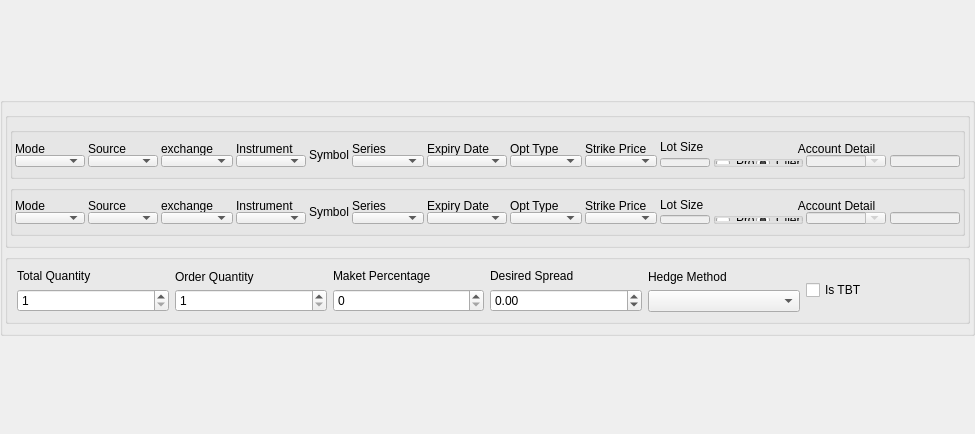
<?xml version="1.0" encoding="UTF-8"?>
<ui version="4.0">
 <class>UiLibrary</class>
 <widget class="QDialog" name="UiLibrary">
  <property name="geometry">
   <rect>
    <x>0</x>
    <y>0</y>
    <width>975</width>
    <height>434</height>
   </rect>
  </property>
  <property name="minimumSize">
   <size>
    <width>975</width>
    <height>0</height>
   </size>
  </property>
  <property name="maximumSize">
   <size>
    <width>1055</width>
    <height>16777215</height>
   </size>
  </property>
  <property name="windowTitle">
   <string>Dialog</string>
  </property>
  <layout class="QGridLayout" name="gridLayout">
   <property name="leftMargin">
    <number>0</number>
   </property>
   <property name="topMargin">
    <number>0</number>
   </property>
   <property name="rightMargin">
    <number>0</number>
   </property>
   <property name="bottomMargin">
    <number>0</number>
   </property>
   <property name="horizontalSpacing">
    <number>2</number>
   </property>
   <item row="1" column="0">
    <layout class="QVBoxLayout" name="buttonPanel"/>
   </item>
   <item row="0" column="0">
    <widget class="QGroupBox" name="groupBoxShowHide">
     <property name="minimumSize">
      <size>
       <width>970</width>
       <height>239</height>
      </size>
     </property>
     <property name="maximumSize">
      <size>
       <width>1050</width>
       <height>239</height>
      </size>
     </property>
     <property name="title">
      <string/>
     </property>
     <layout class="QGridLayout" name="gridLayout_4">
      <property name="leftMargin">
       <number>2</number>
      </property>
      <property name="topMargin">
       <number>9</number>
      </property>
      <property name="rightMargin">
       <number>2</number>
      </property>
      <property name="bottomMargin">
       <number>9</number>
      </property>
      <property name="horizontalSpacing">
       <number>2</number>
      </property>
      <item row="0" column="0">
       <widget class="QGroupBox" name="groupBoxSymbolPanel">
        <property name="title">
         <string/>
        </property>
        <layout class="QGridLayout" name="gridLayout_8">
         <property name="leftMargin">
          <number>2</number>
         </property>
         <property name="rightMargin">
          <number>2</number>
         </property>
         <property name="horizontalSpacing">
          <number>2</number>
         </property>
         <item row="0" column="0">
          <widget class="QGroupBox" name="groupBoxSymbolSearch">
           <property name="title">
            <string/>
           </property>
           <layout class="QGridLayout" name="gridLayout_2">
            <property name="leftMargin">
             <number>2</number>
            </property>
            <property name="topMargin">
             <number>9</number>
            </property>
            <property name="rightMargin">
             <number>2</number>
            </property>
            <property name="bottomMargin">
             <number>9</number>
            </property>
            <property name="horizontalSpacing">
             <number>3</number>
            </property>
            <item row="0" column="11">
             <layout class="QVBoxLayout" name="verticalLayoutAccount1">
              <property name="sizeConstraint">
               <enum>QLayout::SetMinimumSize</enum>
              </property>
              <item>
               <widget class="QLabel" name="labelAccount">
                <property name="maximumSize">
                 <size>
                  <width>16777215</width>
                  <height>16777215</height>
                 </size>
                </property>
                <property name="text">
                 <string>Account Detail</string>
                </property>
                <property name="alignment">
                 <set>Qt::AlignCenter</set>
                </property>
               </widget>
              </item>
              <item>
               <layout class="QHBoxLayout" name="horizontalLayoutAccount1_2">
                <property name="spacing">
                 <number>4</number>
                </property>
                <item>
                 <widget class="QGroupBox" name="groupBoxAccount">
                  <property name="sizePolicy">
                   <sizepolicy hsizetype="Expanding" vsizetype="Preferred">
                    <horstretch>0</horstretch>
                    <verstretch>0</verstretch>
                   </sizepolicy>
                  </property>
                  <property name="minimumSize">
                   <size>
                    <width>90</width>
                    <height>0</height>
                   </size>
                  </property>
                  <property name="maximumSize">
                   <size>
                    <width>90</width>
                    <height>16777215</height>
                   </size>
                  </property>
                  <property name="title">
                   <string/>
                  </property>
                  <layout class="QGridLayout" name="gridLayoutAccount1_2">
                   <property name="leftMargin">
                    <number>0</number>
                   </property>
                   <property name="topMargin">
                    <number>0</number>
                   </property>
                   <property name="rightMargin">
                    <number>0</number>
                   </property>
                   <property name="bottomMargin">
                    <number>0</number>
                   </property>
                   <property name="spacing">
                    <number>0</number>
                   </property>
                   <item row="0" column="0">
                    <widget class="QRadioButton" name="radioButtonPro">
                     <property name="minimumSize">
                      <size>
                       <width>40</width>
                       <height>0</height>
                      </size>
                     </property>
                     <property name="toolTip">
                      <string/>
                     </property>
                     <property name="text">
                      <string>Pro</string>
                     </property>
                     <property name="checked">
                      <bool>false</bool>
                     </property>
                    </widget>
                   </item>
                   <item row="0" column="1">
                    <widget class="QRadioButton" name="radioButtonClient">
                     <property name="minimumSize">
                      <size>
                       <width>45</width>
                       <height>0</height>
                      </size>
                     </property>
                     <property name="toolTip">
                      <string/>
                     </property>
                     <property name="text">
                      <string>Client</string>
                     </property>
                     <property name="checked">
                      <bool>true</bool>
                     </property>
                    </widget>
                   </item>
                  </layout>
                 </widget>
                </item>
                <item>
                 <widget class="QComboBox" name="comboBoxClientCode">
                  <property name="enabled">
                   <bool>false</bool>
                  </property>
                  <property name="sizePolicy">
                   <sizepolicy hsizetype="Expanding" vsizetype="Fixed">
                    <horstretch>0</horstretch>
                    <verstretch>0</verstretch>
                   </sizepolicy>
                  </property>
                  <property name="minimumSize">
                   <size>
                    <width>80</width>
                    <height>0</height>
                   </size>
                  </property>
                  <property name="maximumSize">
                   <size>
                    <width>80</width>
                    <height>16777215</height>
                   </size>
                  </property>
                  <property name="toolTip">
                   <string>Select First Leg Client Code</string>
                  </property>
                  <property name="editable">
                   <bool>true</bool>
                  </property>
                 </widget>
                </item>
                <item>
                 <widget class="QLineEdit" name="lineEditPartCode">
                  <property name="enabled">
                   <bool>false</bool>
                  </property>
                  <property name="minimumSize">
                   <size>
                    <width>70</width>
                    <height>0</height>
                   </size>
                  </property>
                  <property name="toolTip">
                   <string>First Leg Participation Code </string>
                  </property>
                 </widget>
                </item>
               </layout>
              </item>
             </layout>
            </item>
            <item row="0" column="3">
             <layout class="QVBoxLayout" name="verticalLayout_3">
              <item>
               <widget class="QLabel" name="label_3">
                <property name="text">
                 <string>exchange</string>
                </property>
               </widget>
              </item>
              <item>
               <widget class="QComboBox" name="comboBoxExchange"/>
              </item>
             </layout>
            </item>
            <item row="0" column="0">
             <layout class="QVBoxLayout" name="verticalLayout_6">
              <item>
               <widget class="QLabel" name="labelExchange_2">
                <property name="text">
                 <string>Mode</string>
                </property>
               </widget>
              </item>
              <item>
               <widget class="QComboBox" name="comboBoxMode">
                <property name="minimumSize">
                 <size>
                  <width>70</width>
                  <height>0</height>
                 </size>
                </property>
               </widget>
              </item>
             </layout>
            </item>
            <item row="0" column="5">
             <layout class="QVBoxLayout" name="verticalLayoutSymbol">
              <item>
               <widget class="QLabel" name="labelSymbol">
                <property name="text">
                 <string>Symbol</string>
                </property>
               </widget>
              </item>
             </layout>
            </item>
            <item row="0" column="1">
             <layout class="QVBoxLayout" name="verticalLayout">
              <item>
               <widget class="QLabel" name="labelSource">
                <property name="text">
                 <string>Source</string>
                </property>
               </widget>
              </item>
              <item>
               <widget class="QComboBox" name="comboBoxSource">
                <property name="minimumSize">
                 <size>
                  <width>70</width>
                  <height>0</height>
                 </size>
                </property>
               </widget>
              </item>
             </layout>
            </item>
            <item row="0" column="4">
             <layout class="QVBoxLayout" name="verticalLayout_8">
              <item>
               <widget class="QLabel" name="labelInstrument">
                <property name="text">
                 <string>Instrument</string>
                </property>
               </widget>
              </item>
              <item>
               <widget class="QComboBox" name="comboBoxInstrument">
                <property name="minimumSize">
                 <size>
                  <width>70</width>
                  <height>0</height>
                 </size>
                </property>
               </widget>
              </item>
             </layout>
            </item>
            <item row="0" column="7">
             <layout class="QVBoxLayout" name="verticalLayout_9">
              <item>
               <widget class="QLabel" name="labelExpiryDate_2">
                <property name="text">
                 <string>Expiry Date</string>
                </property>
               </widget>
              </item>
              <item>
               <widget class="QComboBox" name="comboBoxExpiryDate">
                <property name="minimumSize">
                 <size>
                  <width>80</width>
                  <height>0</height>
                 </size>
                </property>
               </widget>
              </item>
             </layout>
            </item>
            <item row="0" column="6">
             <layout class="QVBoxLayout" name="verticalLayout_23">
              <item>
               <widget class="QLabel" name="labelSeries">
                <property name="text">
                 <string>Series</string>
                </property>
               </widget>
              </item>
              <item>
               <widget class="QComboBox" name="comboBoxSeries"/>
              </item>
             </layout>
            </item>
            <item row="0" column="8">
             <layout class="QVBoxLayout" name="verticalLayout_19">
              <item>
               <widget class="QLabel" name="labelOptType">
                <property name="text">
                 <string>Opt Type</string>
                </property>
               </widget>
              </item>
              <item>
               <widget class="QComboBox" name="comboBoxOptType"/>
              </item>
             </layout>
            </item>
            <item row="0" column="9">
             <layout class="QVBoxLayout" name="verticalLayout_20">
              <item>
               <widget class="QLabel" name="labelStrikePrice">
                <property name="text">
                 <string>Strike Price</string>
                </property>
               </widget>
              </item>
              <item>
               <widget class="QComboBox" name="comboBoxStrikePrice"/>
              </item>
             </layout>
            </item>
            <item row="0" column="10">
             <layout class="QVBoxLayout" name="verticalLayout_18">
              <property name="spacing">
               <number>6</number>
              </property>
              <property name="sizeConstraint">
               <enum>QLayout::SetMaximumSize</enum>
              </property>
              <item>
               <widget class="QLabel" name="labelLotSize">
                <property name="text">
                 <string>Lot Size</string>
                </property>
               </widget>
              </item>
              <item>
               <widget class="QLineEdit" name="lineEditLotSize">
                <property name="enabled">
                 <bool>false</bool>
                </property>
                <property name="minimumSize">
                 <size>
                  <width>50</width>
                  <height>0</height>
                 </size>
                </property>
                <property name="maximumSize">
                 <size>
                  <width>50</width>
                  <height>16777215</height>
                 </size>
                </property>
               </widget>
              </item>
             </layout>
            </item>
           </layout>
          </widget>
         </item>
         <item row="1" column="0">
          <widget class="QGroupBox" name="groupBoxSymbolSearch_2">
           <property name="title">
            <string/>
           </property>
           <layout class="QGridLayout" name="gridLayout_3">
            <property name="leftMargin">
             <number>2</number>
            </property>
            <property name="topMargin">
             <number>9</number>
            </property>
            <property name="rightMargin">
             <number>2</number>
            </property>
            <property name="bottomMargin">
             <number>9</number>
            </property>
            <property name="horizontalSpacing">
             <number>3</number>
            </property>
            <item row="0" column="11">
             <layout class="QVBoxLayout" name="verticalLayoutAccount1_4">
              <property name="sizeConstraint">
               <enum>QLayout::SetMinimumSize</enum>
              </property>
              <item>
               <widget class="QLabel" name="labelAccount_4">
                <property name="maximumSize">
                 <size>
                  <width>16777215</width>
                  <height>16777215</height>
                 </size>
                </property>
                <property name="text">
                 <string>Account Detail</string>
                </property>
                <property name="alignment">
                 <set>Qt::AlignCenter</set>
                </property>
               </widget>
              </item>
              <item>
               <layout class="QHBoxLayout" name="horizontalLayoutAccount1_5">
                <property name="spacing">
                 <number>4</number>
                </property>
                <item>
                 <widget class="QGroupBox" name="groupBoxAccount_4">
                  <property name="sizePolicy">
                   <sizepolicy hsizetype="Expanding" vsizetype="Preferred">
                    <horstretch>0</horstretch>
                    <verstretch>0</verstretch>
                   </sizepolicy>
                  </property>
                  <property name="minimumSize">
                   <size>
                    <width>90</width>
                    <height>0</height>
                   </size>
                  </property>
                  <property name="maximumSize">
                   <size>
                    <width>90</width>
                    <height>16777215</height>
                   </size>
                  </property>
                  <property name="title">
                   <string/>
                  </property>
                  <layout class="QGridLayout" name="gridLayoutAccount1_5">
                   <property name="leftMargin">
                    <number>0</number>
                   </property>
                   <property name="topMargin">
                    <number>0</number>
                   </property>
                   <property name="rightMargin">
                    <number>0</number>
                   </property>
                   <property name="bottomMargin">
                    <number>0</number>
                   </property>
                   <property name="spacing">
                    <number>0</number>
                   </property>
                   <item row="0" column="0">
                    <widget class="QRadioButton" name="radioButtonPro2">
                     <property name="minimumSize">
                      <size>
                       <width>40</width>
                       <height>0</height>
                      </size>
                     </property>
                     <property name="toolTip">
                      <string/>
                     </property>
                     <property name="text">
                      <string>Pro</string>
                     </property>
                     <property name="checked">
                      <bool>false</bool>
                     </property>
                    </widget>
                   </item>
                   <item row="0" column="1">
                    <widget class="QRadioButton" name="radioButtonClient2">
                     <property name="minimumSize">
                      <size>
                       <width>45</width>
                       <height>0</height>
                      </size>
                     </property>
                     <property name="toolTip">
                      <string/>
                     </property>
                     <property name="text">
                      <string>Client</string>
                     </property>
                     <property name="checked">
                      <bool>true</bool>
                     </property>
                    </widget>
                   </item>
                  </layout>
                 </widget>
                </item>
                <item>
                 <widget class="QComboBox" name="comboBoxClientCode2">
                  <property name="enabled">
                   <bool>false</bool>
                  </property>
                  <property name="sizePolicy">
                   <sizepolicy hsizetype="Expanding" vsizetype="Fixed">
                    <horstretch>0</horstretch>
                    <verstretch>0</verstretch>
                   </sizepolicy>
                  </property>
                  <property name="minimumSize">
                   <size>
                    <width>80</width>
                    <height>0</height>
                   </size>
                  </property>
                  <property name="maximumSize">
                   <size>
                    <width>80</width>
                    <height>16777215</height>
                   </size>
                  </property>
                  <property name="toolTip">
                   <string>Select First Leg Client Code</string>
                  </property>
                  <property name="editable">
                   <bool>true</bool>
                  </property>
                 </widget>
                </item>
                <item>
                 <widget class="QLineEdit" name="lineEditPartCode2">
                  <property name="enabled">
                   <bool>false</bool>
                  </property>
                  <property name="minimumSize">
                   <size>
                    <width>70</width>
                    <height>0</height>
                   </size>
                  </property>
                  <property name="toolTip">
                   <string>First Leg Participation Code </string>
                  </property>
                 </widget>
                </item>
               </layout>
              </item>
             </layout>
            </item>
            <item row="0" column="3">
             <layout class="QVBoxLayout" name="verticalLayout_31">
              <item>
               <widget class="QLabel" name="label_6">
                <property name="text">
                 <string>exchange</string>
                </property>
               </widget>
              </item>
              <item>
               <widget class="QComboBox" name="comboBoxExchange2"/>
              </item>
             </layout>
            </item>
            <item row="0" column="0">
             <layout class="QVBoxLayout" name="verticalLayout_32">
              <item>
               <widget class="QLabel" name="labelExchange_5">
                <property name="text">
                 <string>Mode</string>
                </property>
               </widget>
              </item>
              <item>
               <widget class="QComboBox" name="comboBoxMode2">
                <property name="minimumSize">
                 <size>
                  <width>70</width>
                  <height>0</height>
                 </size>
                </property>
               </widget>
              </item>
             </layout>
            </item>
            <item row="0" column="5">
             <layout class="QVBoxLayout" name="verticalLayoutSymbol2">
              <item>
               <widget class="QLabel" name="labelSymbol_4">
                <property name="text">
                 <string>Symbol</string>
                </property>
               </widget>
              </item>
             </layout>
            </item>
            <item row="0" column="1">
             <layout class="QVBoxLayout" name="verticalLayout_33">
              <item>
               <widget class="QLabel" name="labelSource_4">
                <property name="text">
                 <string>Source</string>
                </property>
               </widget>
              </item>
              <item>
               <widget class="QComboBox" name="comboBoxSource2">
                <property name="minimumSize">
                 <size>
                  <width>70</width>
                  <height>0</height>
                 </size>
                </property>
               </widget>
              </item>
             </layout>
            </item>
            <item row="0" column="4">
             <layout class="QVBoxLayout" name="verticalLayout_34">
              <item>
               <widget class="QLabel" name="labelInstrument_4">
                <property name="text">
                 <string>Instrument</string>
                </property>
               </widget>
              </item>
              <item>
               <widget class="QComboBox" name="comboBoxInstrument2">
                <property name="minimumSize">
                 <size>
                  <width>70</width>
                  <height>0</height>
                 </size>
                </property>
               </widget>
              </item>
             </layout>
            </item>
            <item row="0" column="7">
             <layout class="QVBoxLayout" name="verticalLayout_35">
              <item>
               <widget class="QLabel" name="labelExpiryDate_5">
                <property name="text">
                 <string>Expiry Date</string>
                </property>
               </widget>
              </item>
              <item>
               <widget class="QComboBox" name="comboBoxExpiryDate2">
                <property name="minimumSize">
                 <size>
                  <width>80</width>
                  <height>0</height>
                 </size>
                </property>
               </widget>
              </item>
             </layout>
            </item>
            <item row="0" column="6">
             <layout class="QVBoxLayout" name="verticalLayout_36">
              <item>
               <widget class="QLabel" name="labelSeries_4">
                <property name="text">
                 <string>Series</string>
                </property>
               </widget>
              </item>
              <item>
               <widget class="QComboBox" name="comboBoxSeries2"/>
              </item>
             </layout>
            </item>
            <item row="0" column="8">
             <layout class="QVBoxLayout" name="verticalLayout_37">
              <item>
               <widget class="QLabel" name="labelOptType_4">
                <property name="text">
                 <string>Opt Type</string>
                </property>
               </widget>
              </item>
              <item>
               <widget class="QComboBox" name="comboBoxOptType2"/>
              </item>
             </layout>
            </item>
            <item row="0" column="9">
             <layout class="QVBoxLayout" name="verticalLayout_38">
              <item>
               <widget class="QLabel" name="labelStrikePrice_4">
                <property name="text">
                 <string>Strike Price</string>
                </property>
               </widget>
              </item>
              <item>
               <widget class="QComboBox" name="comboBoxStrikePrice2"/>
              </item>
             </layout>
            </item>
            <item row="0" column="10">
             <layout class="QVBoxLayout" name="verticalLayout_39">
              <property name="spacing">
               <number>6</number>
              </property>
              <property name="sizeConstraint">
               <enum>QLayout::SetMaximumSize</enum>
              </property>
              <item>
               <widget class="QLabel" name="labelLotSize_4">
                <property name="text">
                 <string>Lot Size</string>
                </property>
               </widget>
              </item>
              <item>
               <widget class="QLineEdit" name="lineEditLotSize2">
                <property name="enabled">
                 <bool>false</bool>
                </property>
                <property name="minimumSize">
                 <size>
                  <width>50</width>
                  <height>0</height>
                 </size>
                </property>
                <property name="maximumSize">
                 <size>
                  <width>50</width>
                  <height>16777215</height>
                 </size>
                </property>
               </widget>
              </item>
             </layout>
            </item>
           </layout>
          </widget>
         </item>
        </layout>
       </widget>
      </item>
      <item row="2" column="0">
       <widget class="QGroupBox" name="groupBoxParameter">
        <property name="title">
         <string/>
        </property>
        <layout class="QGridLayout" name="gridLayout_5">
         <item row="0" column="2">
          <layout class="QVBoxLayout" name="verticalLayout_7">
           <item>
            <widget class="QLabel" name="label">
             <property name="text">
              <string>Maket Percentage</string>
             </property>
            </widget>
           </item>
           <item>
            <widget class="QSpinBox" name="spinBoxMktPerc"/>
           </item>
          </layout>
         </item>
         <item row="0" column="5">
          <layout class="QVBoxLayout" name="verticalLayout_42">
           <item>
            <widget class="QCheckBox" name="checkBoxIsTbt">
             <property name="text">
              <string>Is TBT</string>
             </property>
            </widget>
           </item>
          </layout>
         </item>
         <item row="0" column="3">
          <layout class="QVBoxLayout" name="verticalLayout_40">
           <item>
            <widget class="QLabel" name="label_2">
             <property name="text">
              <string>Desired Spread</string>
             </property>
            </widget>
           </item>
           <item>
            <widget class="QDoubleSpinBox" name="doubleSpinBoxDesiredSpread">
             <property name="minimum">
              <double>-999999999.000000000000000</double>
             </property>
             <property name="maximum">
              <double>999999999.000000000000000</double>
             </property>
            </widget>
           </item>
          </layout>
         </item>
         <item row="0" column="4">
          <layout class="QVBoxLayout" name="verticalLayout_41">
           <item>
            <widget class="QLabel" name="label_8">
             <property name="text">
              <string>Hedge Method</string>
             </property>
            </widget>
           </item>
           <item>
            <widget class="QComboBox" name="comboBoxHedgeMethod"/>
           </item>
          </layout>
         </item>
         <item row="0" column="0">
          <layout class="QVBoxLayout" name="verticalLayout_4">
           <item>
            <widget class="QLabel" name="labelExpiryDate">
             <property name="text">
              <string>Total Quantity</string>
             </property>
            </widget>
           </item>
           <item>
            <widget class="QSpinBox" name="spinBoxTotalLots">
             <property name="minimum">
              <number>1</number>
             </property>
             <property name="maximum">
              <number>9999999</number>
             </property>
             <property name="value">
              <number>1</number>
             </property>
            </widget>
           </item>
          </layout>
         </item>
         <item row="0" column="1">
          <layout class="QVBoxLayout" name="verticalLayout_5">
           <property name="spacing">
            <number>5</number>
           </property>
           <item>
            <widget class="QLabel" name="labelLots">
             <property name="text">
              <string>Order Quantity</string>
             </property>
            </widget>
           </item>
           <item>
            <widget class="QSpinBox" name="spinBoxOrderLots">
             <property name="minimumSize">
              <size>
               <width>30</width>
               <height>0</height>
              </size>
             </property>
             <property name="minimum">
              <number>1</number>
             </property>
             <property name="maximum">
              <number>9999999</number>
             </property>
            </widget>
           </item>
          </layout>
         </item>
        </layout>
       </widget>
      </item>
     </layout>
    </widget>
   </item>
   <item row="2" column="0">
    <layout class="QVBoxLayout" name="verticalLayoutTableView"/>
   </item>
  </layout>
 </widget>
 <resources/>
 <connections/>
</ui>
